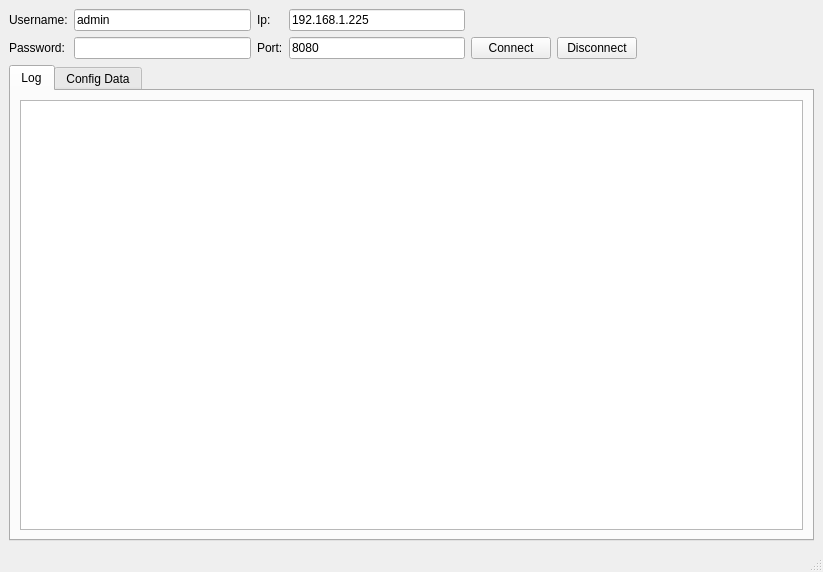
<?xml version="1.0" encoding="UTF-8"?>
<ui version="4.0">
 <class>LoxQtGui</class>
 <widget class="QMainWindow" name="LoxQtGui">
  <property name="geometry">
   <rect>
    <x>0</x>
    <y>0</y>
    <width>823</width>
    <height>572</height>
   </rect>
  </property>
  <property name="windowTitle">
   <string>LoxQtGui</string>
  </property>
  <widget class="QWidget" name="centralwidget">
   <layout class="QVBoxLayout" name="verticalLayout">
    <item>
     <layout class="QGridLayout" name="gridLayout">
      <item row="3" column="3">
       <widget class="QLineEdit" name="port">
        <property name="maximumSize">
         <size>
          <width>200</width>
          <height>16777215</height>
         </size>
        </property>
        <property name="text">
         <string>8080</string>
        </property>
       </widget>
      </item>
      <item row="3" column="4">
       <widget class="QPushButton" name="btn_connect">
        <property name="maximumSize">
         <size>
          <width>150</width>
          <height>16777215</height>
         </size>
        </property>
        <property name="text">
         <string>Connect</string>
        </property>
       </widget>
      </item>
      <item row="3" column="2">
       <widget class="QLabel" name="label_3">
        <property name="text">
         <string>Port:</string>
        </property>
       </widget>
      </item>
      <item row="3" column="1">
       <widget class="QLineEdit" name="password">
        <property name="maximumSize">
         <size>
          <width>200</width>
          <height>16777215</height>
         </size>
        </property>
        <property name="text">
         <string/>
        </property>
        <property name="echoMode">
         <enum>QLineEdit::Password</enum>
        </property>
       </widget>
      </item>
      <item row="3" column="6">
       <spacer name="horizontalSpacer_2">
        <property name="orientation">
         <enum>Qt::Horizontal</enum>
        </property>
        <property name="sizeHint" stdset="0">
         <size>
          <width>40</width>
          <height>20</height>
         </size>
        </property>
       </spacer>
      </item>
      <item row="3" column="5">
       <widget class="QPushButton" name="btn_disconnect">
        <property name="text">
         <string>Disconnect</string>
        </property>
       </widget>
      </item>
      <item row="3" column="0">
       <widget class="QLabel" name="label_2">
        <property name="text">
         <string>Password:</string>
        </property>
       </widget>
      </item>
      <item row="0" column="1">
       <widget class="QLineEdit" name="user">
        <property name="maximumSize">
         <size>
          <width>200</width>
          <height>16777215</height>
         </size>
        </property>
        <property name="text">
         <string>admin</string>
        </property>
       </widget>
      </item>
      <item row="0" column="2">
       <widget class="QLabel" name="label_4">
        <property name="text">
         <string>Ip:</string>
        </property>
       </widget>
      </item>
      <item row="0" column="0">
       <widget class="QLabel" name="label">
        <property name="text">
         <string>Username:</string>
        </property>
       </widget>
      </item>
      <item row="0" column="3">
       <widget class="QLineEdit" name="ip">
        <property name="maximumSize">
         <size>
          <width>200</width>
          <height>16777215</height>
         </size>
        </property>
        <property name="text">
         <string>192.168.1.225</string>
        </property>
       </widget>
      </item>
     </layout>
    </item>
    <item>
     <widget class="QTabWidget" name="tabWidget">
      <property name="currentIndex">
       <number>0</number>
      </property>
      <widget class="QWidget" name="logtxt">
       <attribute name="title">
        <string>Log</string>
       </attribute>
       <layout class="QVBoxLayout" name="verticalLayout_2">
        <item>
         <widget class="QPlainTextEdit" name="log"/>
        </item>
       </layout>
      </widget>
      <widget class="QWidget" name="json">
       <attribute name="title">
        <string>Config Data</string>
       </attribute>
       <layout class="QGridLayout" name="gridLayout_2">
        <item row="0" column="0">
         <widget class="JSONEditor" name="json_txt" native="true"/>
        </item>
       </layout>
      </widget>
     </widget>
    </item>
   </layout>
  </widget>
  <widget class="QMenuBar" name="menubar">
   <property name="geometry">
    <rect>
     <x>0</x>
     <y>0</y>
     <width>823</width>
     <height>21</height>
    </rect>
   </property>
  </widget>
  <widget class="QStatusBar" name="statusbar"/>
 </widget>
 <customwidgets>
  <customwidget>
   <class>JSONEditor</class>
   <extends>QWidget</extends>
   <header>editor.h</header>
   <container>1</container>
  </customwidget>
 </customwidgets>
 <resources/>
 <connections>
  <connection>
   <sender>btn_connect</sender>
   <signal>clicked()</signal>
   <receiver>LoxQtGui</receiver>
   <slot>connect_to_loxone()</slot>
   <hints>
    <hint type="sourcelabel">
     <x>549</x>
     <y>81</y>
    </hint>
    <hint type="destinationlabel">
     <x>771</x>
     <y>213</y>
    </hint>
   </hints>
  </connection>
  <connection>
   <sender>btn_disconnect</sender>
   <signal>clicked()</signal>
   <receiver>LoxQtGui</receiver>
   <slot>disconnect_from_loxone()</slot>
   <hints>
    <hint type="sourcelabel">
     <x>588</x>
     <y>72</y>
    </hint>
    <hint type="destinationlabel">
     <x>828</x>
     <y>195</y>
    </hint>
   </hints>
  </connection>
 </connections>
 <slots>
  <slot>connect_to_loxone()</slot>
  <slot>disconnect_from_loxone()</slot>
 </slots>
</ui>
